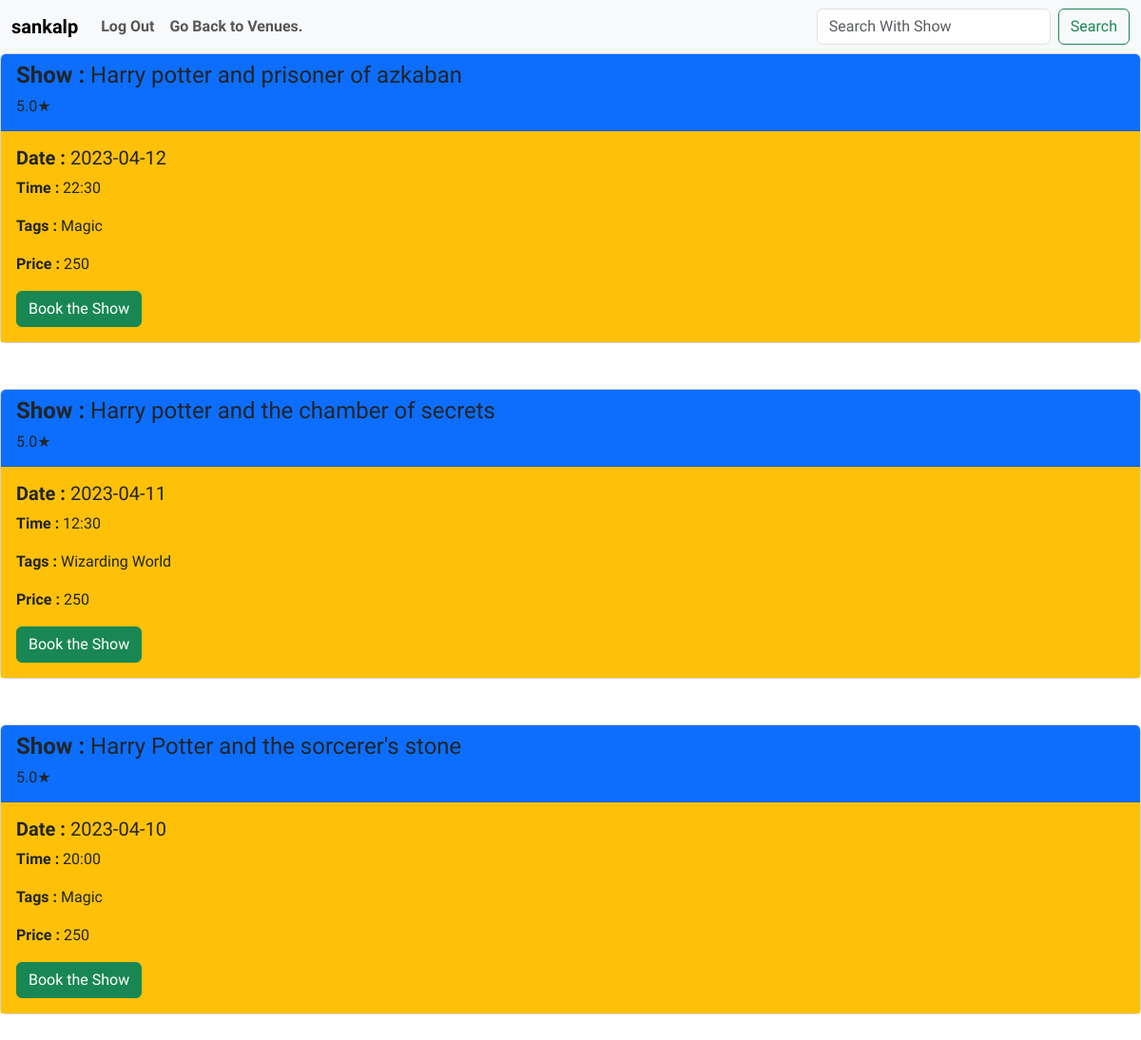
Page /1/2/show_list on the committed database.
### main.py (models this page shows)
class UserLogin(db.Model):
    __tablename__ = "user"
    user_id = db.Column(db.Integer , primary_key = True , autoincrement = True)
    user_name =  db.Column(db.String , nullable = False)
    user_mail =  db.Column(db.String , nullable = False)
    user_uname = db.Column(db.String , nullable = False)
    user_pass = db.Column(db.String , nullable = False)

class Shows(db.Model):
    __tablename__ = "shows"
    show_id = db.Column(db.Integer , primary_key = True , autoincrement = True)
    show_name = db.Column(db.String , nullable = False)
    show_venue = db.Column(db.Integer ,db.ForeignKey("venues.venue_id"))
    show_rating =  db.Column(db.Numeric , nullable = False)
    show_date=  db.Column(db.String , nullable = False)
    show_time = db.Column(db.String , nullable = False)
    show_tags =  db.Column(db.String , nullable = False)
    show_price =  db.Column(db.Integer , nullable = False)
    remaining_cap = db.Column(db.Integer)

### main.py (the view)
@app.route("/<user_id>/<venue_id>/show_list" , methods = ['GET' , 'POST'])
def show_list(user_id , venue_id):
    if request.method == "POST":
        param = request.form["search"]
        showList = Shows.query.filter_by(show_name = param).all()
        showList.reverse()
        user = UserLogin.query.filter_by(user_id = user_id).first()
        user_name = user.user_name
        return render_template("show_list.html" , user_id=user_id ,venue_id=venue_id, user_name = user_name ,shows = showList)
        return ["Search Param : ",param]
    else:
        showList = Shows.query.filter_by(show_venue =venue_id ).all()
        ven_name = Venues.query.filter_by(venue_id=venue_id).first().venue_name
        showList.reverse()
        user = UserLogin.query.filter_by(user_id = user_id).first()
        user_name = user.user_name
        return render_template("show_list.html" , user_id=user_id ,venue_id=venue_id, user_name = user_name ,shows = showList,venue_name = ven_name)

### templates/show_list.html (shortened to what this page needs)
<!DOCTYPE html>
<html lang="en">
<head>
    <link href="https://cdn.jsdelivr.net/npm/bootstrap@5.3.0-alpha1/dist/css/bootstrap.min.css" rel="stylesheet">
</head>
    <body>
        <nav class="navbar navbar-expand-xl navbar-light bg-light">
            <div class="container-fluid">
              <a class="navbar-brand" href="/{{user_id}}/user_profile"><strong>{{user_name}}</strong></a>
              <div class="collapse navbar-collapse show" id="navbarBasic">
                <ul class="navbar-nav me-auto mb-2 mb-xl-0">
                  <li class="nav-item">
                    <a class="nav-link" href="/log_out"><strong>Log Out</strong></a>
                  </li>
                  <li class="nav-item">
                    <a class="nav-link" href="/{{user_id}}/venue_list"><strong>Go Back to Venues.</strong></a>
                  </li>
                </ul>
                <form class="d-flex" method="post">
                  <input name="search" class="form-control me-2" type="search" placeholder="Search With Show" aria-label="Search">
                  <button class="btn btn-outline-success" type="submit">Search</button>
                </form>
              </div>
            </div>
          </nav>
        {% if shows %}
        <div>
            {% for show in shows %}
            <div class="card">
                <div class="card-header bg-primary">
                 <h4><strong>Show :</strong>  {{show.show_name}}  </h4>  <h6>{{show.show_rating|round(1)}}★</h6>
                </div>
                <div class="card-body bg-warning">
                  <h5 class="card-title"><strong>Date : </strong> {{show.show_date}}</h5>
                  <p class="card-text"><strong>Time :</strong>  {{show.show_time}}</p>
                  <p class="card-text"><strong>Tags :</strong>  {{show.show_tags}}</p>
                  <p class="card-text"><strong>Price :</strong>  {{show.show_price}}</p>
                  <a href="/{{user_id}}/{{venue_id}}/{{show.show_id}}/booking" class="btn btn-success">Book the Show</a>
                </div>
              </div>
              <br><br>
              {% endfor %}
          </div>
{% endif %}
</body>
</html>

### templates/show_list.html (style rules this page uses)
body, html { height: 100%; padding: 0; margin: 0; font-family: 'Sniglet', cursive; }

### rows in the picture
UserLogin: user_name "sankalp"
Shows: show_name "Harry potter and prisoner of azkaban", show_rating "5.0", show_date "2023-04-12", show_time "22:30", show_tags "Magic", show_price "250"
Shows: show_name "Harry potter and the chamber of secrets", show_rating "5.0", show_date "2023-04-11", show_time "12:30", show_tags "Wizarding World", show_price "250"
Shows: show_name "Harry Potter and the sorcerer's stone", show_rating "5.0", show_date "2023-04-10", show_time "20:00", show_tags "Magic", show_price "250"
